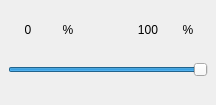
              <widget class="QWidget" name="page_3">
               <layout class="QGridLayout" name="gridLayout_9" rowstretch="0,0">
                <property name="leftMargin">
                 <number>8</number>
                </property>
                <property name="topMargin">
                 <number>10</number>
                </property>
                <property name="rightMargin">
                 <number>8</number>
                </property>
                <property name="bottomMargin">
                 <number>15</number>
                </property>
                <property name="spacing">
                 <number>0</number>
                </property>
                <item row="0" column="2">
                 <spacer name="horizontalSpacer_5">
                  <property name="orientation">
                   <enum>Qt::Horizontal</enum>
                  </property>
                  <property name="sizeHint" stdset="0">
                   <size>
                    <width>40</width>
                    <height>20</height>
                   </size>
                  </property>
                 </spacer>
                </item>
                <item row="0" column="0">
                 <widget class="QLabel" name="lbl_Low">
                  <property name="sizePolicy">
                   <sizepolicy hsizetype="Preferred" vsizetype="Preferred">
                    <horstretch>0</horstretch>
                    <verstretch>0</verstretch>
                   </sizepolicy>
                  </property>
                  <property name="minimumSize">
                   <size>
                    <width>40</width>
                    <height>0</height>
                   </size>
                  </property>
                  <property name="text">
                   <string>0</string>
                  </property>
                  <property name="alignment">
                   <set>Qt::AlignCenter</set>
                  </property>
                 </widget>
                </item>
                <item row="0" column="1">
                 <widget class="QLabel" name="lbl_Low_2">
                  <property name="sizePolicy">
                   <sizepolicy hsizetype="Fixed" vsizetype="Preferred">
                    <horstretch>0</horstretch>
                    <verstretch>0</verstretch>
                   </sizepolicy>
                  </property>
                  <property name="minimumSize">
                   <size>
                    <width>40</width>
                    <height>40</height>
                   </size>
                  </property>
                  <property name="text">
                   <string>%</string>
                  </property>
                  <property name="alignment">
                   <set>Qt::AlignCenter</set>
                  </property>
                 </widget>
                </item>
                <item row="0" column="3">
                 <widget class="QLabel" name="lbl_High">
                  <property name="sizePolicy">
                   <sizepolicy hsizetype="Preferred" vsizetype="Preferred">
                    <horstretch>0</horstretch>
                    <verstretch>0</verstretch>
                   </sizepolicy>
                  </property>
                  <property name="minimumSize">
                   <size>
                    <width>40</width>
                    <height>40</height>
                   </size>
                  </property>
                  <property name="text">
                   <string>100</string>
                  </property>
                  <property name="alignment">
                   <set>Qt::AlignCenter</set>
                  </property>
                 </widget>
                </item>
                <item row="0" column="4">
                 <widget class="QLabel" name="lbl_High_2">
                  <property name="sizePolicy">
                   <sizepolicy hsizetype="Fixed" vsizetype="Fixed">
                    <horstretch>0</horstretch>
                    <verstretch>0</verstretch>
                   </sizepolicy>
                  </property>
                  <property name="minimumSize">
                   <size>
                    <width>40</width>
                    <height>40</height>
                   </size>
                  </property>
                  <property name="text">
                   <string>%</string>
                  </property>
                  <property name="alignment">
                   <set>Qt::AlignCenter</set>
                  </property>
                 </widget>
                </item>
                <item row="1" column="0" colspan="5">
                 <widget class="QDoubleSlider" name="SliderPercent">
                  <property name="sizePolicy">
                   <sizepolicy hsizetype="Expanding" vsizetype="Fixed">
                    <horstretch>0</horstretch>
                    <verstretch>0</verstretch>
                   </sizepolicy>
                  </property>
                  <property name="minimumSize">
                   <size>
                    <width>0</width>
                    <height>40</height>
                   </size>
                  </property>
                  <property name="maximum">
                   <number>100</number>
                  </property>
                  <property name="value">
                   <number>100</number>
                  </property>
                  <property name="orientation">
                   <enum>Qt::Horizontal</enum>
                  </property>
                 </widget>
                </item>
               </layout>
              </widget>
